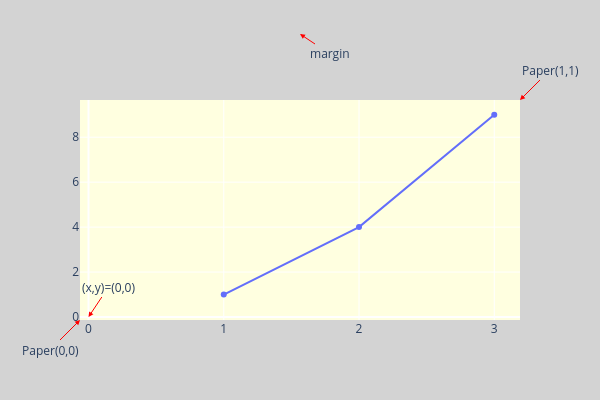

Here is the notebook cell this chart was saved with:
### Markdown cell above
### 画板-KEY

参考官方文档 [The Figure Data Structure in Python --> Positioning With Paper, Container Coordinates, or Axis Domain Coordinates](https://plotly.com/python/figure-structure/#positioning-with-paper-container-coordinates-or-axis-domain-coordinates).

如下图所示，Plotly里图形的组成部分如下：
+ 整个图形框，也就是浅灰色的部分（`paper_bgcolor='lightgrey'`）
+ 绘图的Paper，也就是浅黄色的部分（`plot_bgcolor='lightyellow'`）
  + 一个Figure只有一个Paper，所有的绘图（包括子图），都在Paper上进行
  + Paper有一个范围，用相对范围 $[0,1] \times [0,1]$ 表示
  + Paper周围和图形框的空白处被称为 *margin*，默认四边的 *margin* 是80px
  + ...


+ Paper内部就是绘图是具体的坐标轴
  + 坐标轴和Paper之间的空白被称为 *padding*，默认为0，它也在 *margin* 的设置里
  + Paper里默认下只有一对坐标轴 `x`和`y`，但可以有多个坐标轴，依次为 `x1`, `x2`, `y1`, `y2`...，默认下这些坐标轴是成对使用的，比如`(x1, y1)`一起使用—— **这种关系被称为 anchor**
  + 但是也可以自己定义坐标轴之间的关联关系，比如定义某个图形绘制的坐标轴为`(x, y2)` —— 通过坐标轴的 `anchor` 参数设置
  + 每个坐标轴有自己的 *domain* ，也就是坐标轴的范围

### Code cell
fig = go.Figure(
    data=[go.Scatter(name='line', x=[1, 2, 3], y=[1, 4, 9])]
)
fig.update_layout(
    paper_bgcolor='lightgrey',
    plot_bgcolor='lightyellow',
    width=600, height=400
)
# 在图上增加文字标识
fig.add_annotation(
    # xref, yref 表示参照的对象，这里选择了paper，那么下面的 x,y 就是指定 Paper 里的位置
    xref='paper', yref='paper',
    # Paper 里的位置使用 [0,1]x[0,1] 的相对表示
    x=0, y=0,ax=-30, ay=30, text='Paper(0,0)',
    showarrow=True, arrowcolor='red', arrowhead=2
)
fig.add_annotation(
    xref='paper', yref='paper',
    x=1, y=1, ax=30, ay=-30, text='Paper(1,1)',
    showarrow=True, arrowcolor='red', arrowhead=2
)
fig.add_annotation(
    xref='paper', yref='paper',
    x=0.5, y=1.3, ax=30, ay=20, text='margin',
    showarrow=True, arrowcolor='red', arrowhead=2
)
fig.add_annotation(
    # 这里 参照系改为了 (x1, y1) 坐标轴
    xref='x1', yref='y1',
    # 坐标轴的位置是绝对表示
    x=0, y=0, ax=20, ay=-30, text='(x,y)=(0,0)',
    showarrow=True, arrowcolor='red', arrowhead=2
)


fig.show()

### Figure 1 — Plotly figure (JSON) as saved in the notebook; plotly's stock layout.template omitted (floating-point values rounded to 4 significant figures)
{"data": [{"name": "line", "type": "scatter", "x": [1, 2, 3], "y": [1, 4, 9]}], "layout": {"annotations": [{"arrowcolor": "red", "arrowhead": 2, "ax": -30, "ay": 30, "showarrow": true, "text": "Paper(0,0)", "x": 0, "xref": "paper", "y": 0, "yref": "paper"}, {"arrowcolor": "red", "arrowhead": 2, "ax": 30, "ay": -30, "showarrow": true, "text": "Paper(1,1)", "x": 1, "xref": "paper", "y": 1, "yref": "paper"}, {"arrowcolor": "red", "arrowhead": 2, "ax": 30, "ay": 20, "showarrow": true, "text": "margin", "x": 0.5, "xref": "paper", "y": 1.3, "yref": "paper"}, {"arrowcolor": "red", "arrowhead": 2, "ax": 20, "ay": -30, "showarrow": true, "text": "(x,y)=(0,0)", "x": 0, "xref": "x", "y": 0, "yref": "y"}], "height": 400, "paper_bgcolor": "lightgrey", "plot_bgcolor": "lightyellow", "width": 600, "xaxis": {"autorange": true, "range": [-0.1284, 3.194], "type": "linear"}, "yaxis": {"autorange": true, "range": [-0.1335, 9.656], "type": "linear"}}}
